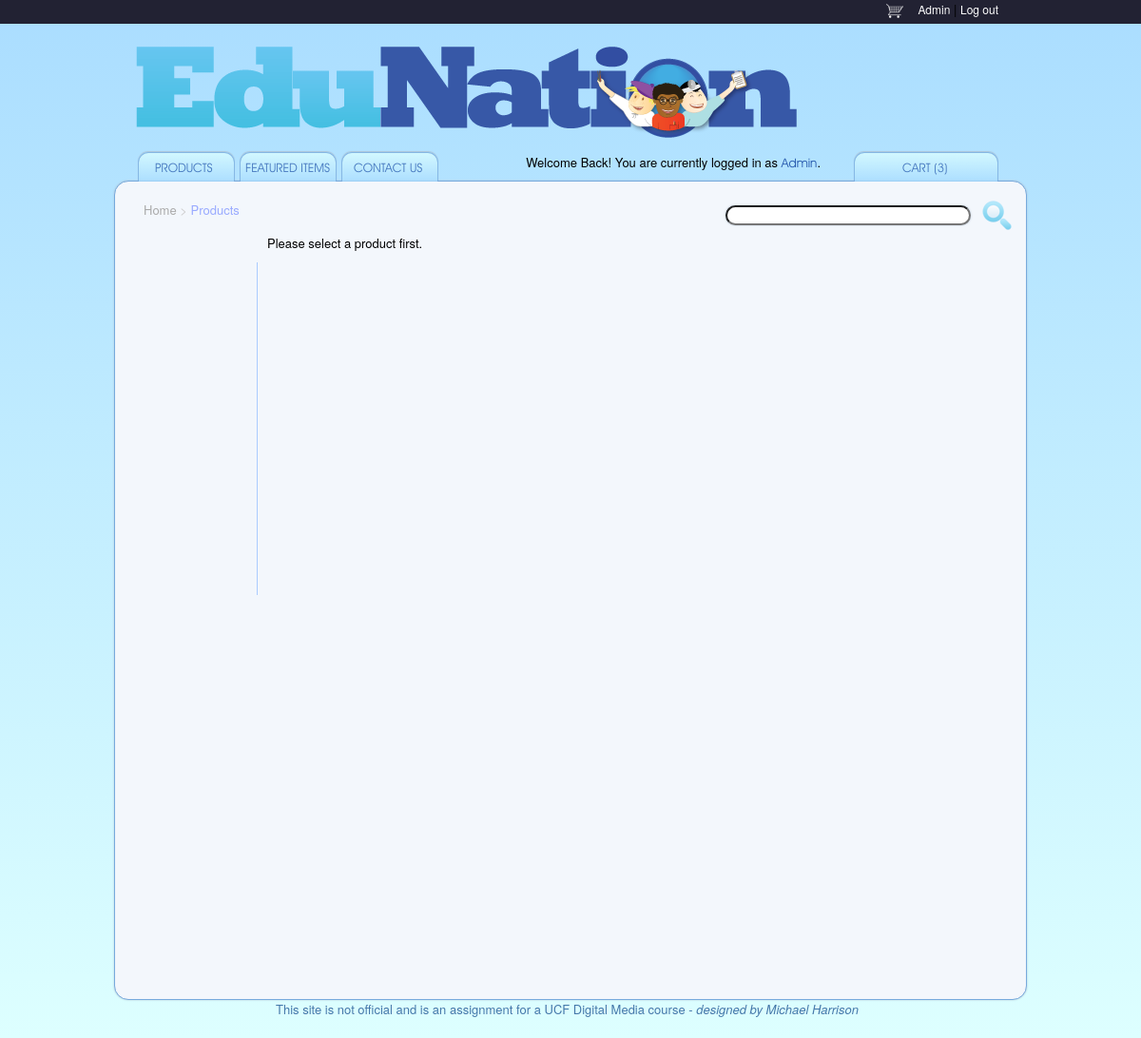
Page /product.php on the earlier database version.
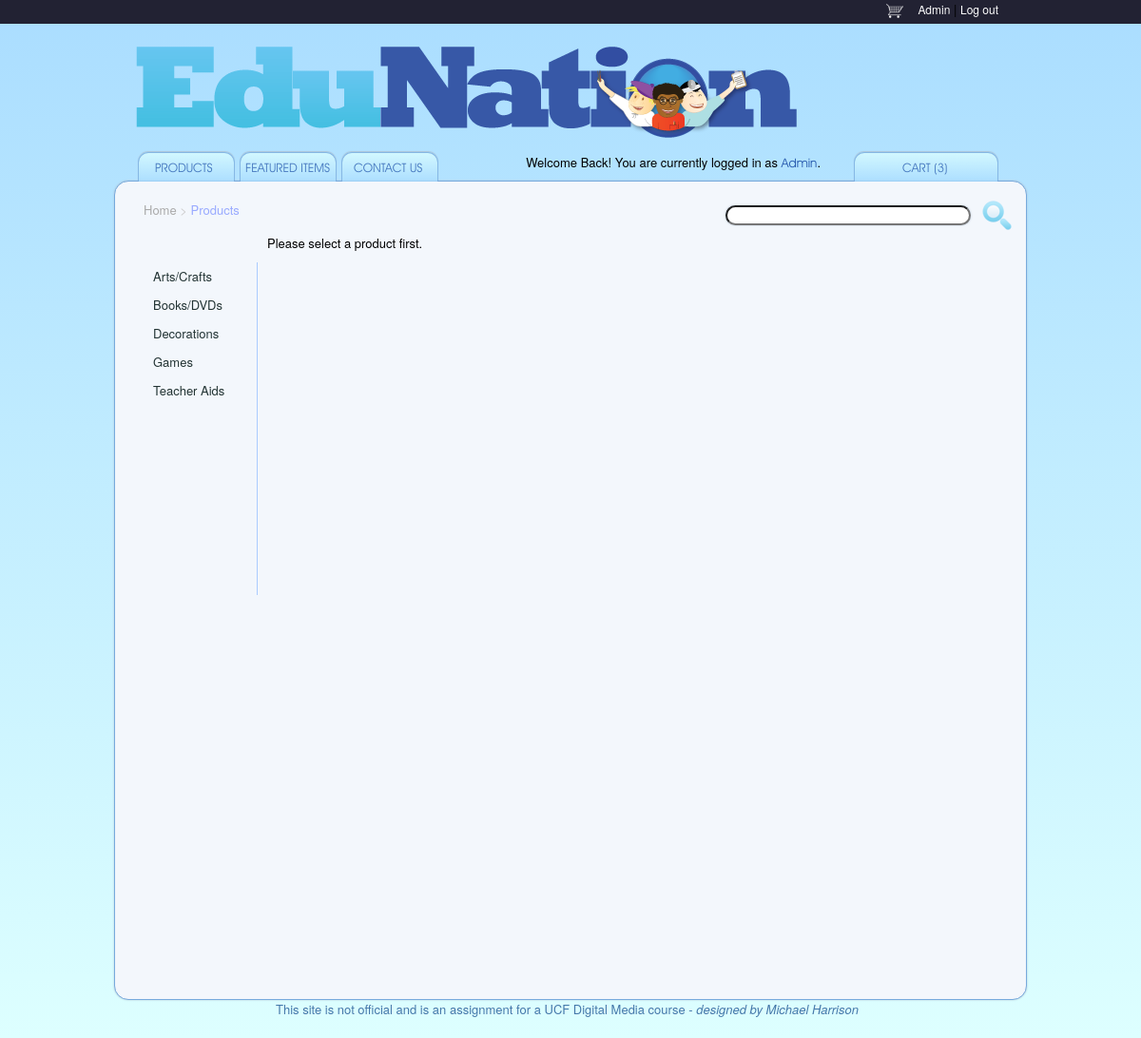
Same page on the later database version.
### tables this page shows
CREATE TABLE `categories` (
  `id` tinyint(3) unsigned NOT NULL AUTO_INCREMENT,
  `name` varchar(40) NOT NULL,
  `description` tinytext,
  `image` varchar(45) NOT NULL,
  PRIMARY KEY (`id`),
  UNIQUE KEY `type` (`name`)
);

### product.php (the view, shortened to what this page needs)
<?php
	include ('./includes/header.php');
	if (isset($_GET["product_id"])) {
		$productID = $_GET["product_id"];
	}
	else {
		$productID = null;
	}
?>
			<div id="home">
				<div class="grid_12">
				<p><a href="home.php">Home</a> &gt;
					<?php
						if ($productID) {
							echo '<a href="catalog.php">Products</a>';
							$result = mysqli_query ($dbc, "SELECT category_id,name FROM products WHERE id=$productID;");
							$row = mysqli_fetch_assoc($result);
							$productName = $row['name'];
							$categoryID = $row['category_id'];
							$result = mysqli_query ($dbc, "SELECT id,name FROM categories WHERE id=$categoryID;");
							$row = mysqli_fetch_assoc($result);
							$categoryName = $row['name'];
							$categoryID = $row['id'];
							echo ' &gt; <a href="catalog.php?category='.$categoryID.'">'.$categoryName.'</a>';
							echo ' &gt; <a class="current" href="product.php?product_id='.$productID.'">'.$productName.'</a>';
						}
						else {
							echo '<a class="current" href="catalog.php">Products</a>';
						}
					?>
				</p>
					<a href="#"><img class="search" src="img/search1.png" alt="search bar" /></a>
						<input class="search" type="text" />
				</div>
				<div class="grid_2">
					<div id="sidenav">
						<ul>
							<?php
							$result = mysqli_query ($dbc, "SELECT * FROM categories ORDER by name;");
							$categories_rows = array();
							while ($row = mysqli_fetch_array($result, MYSQLI_ASSOC))
							{
								array_push($categories_rows, $row);
								$categoryLink = '<a href="catalog.php?category='.$row['id'].'">';
								echo '<li>'.$categoryLink.$row['name'].'</a></li>';
							}
							?>
						</ul>
					</div>
				</div>
				<?php
					if (!$productID) {
						print "Please select a product first.";
					}
				?>
			</div>
<?php include ('./includes/footer.php'); ?>

### includes/header.php (shortened to what this page needs)
<?php
	require ('snippets.inc.php');
?>
<!DOCTYPE html PUBLIC "-//W3C//DTD XHTML 1.0 Strict//EN" "http://www.w3.org/TR/xhtml1/DTD/xhtml1-strict.dtd">
<html xmlns="http://www.w3.org/1999/xhtml">
	<head>
		<link rel="stylesheet" href="css/reset.css" />
		<link rel="stylesheet" href="css/text.css" />
		<link rel="stylesheet" href="css/960.css" />
   		<link rel="stylesheet" href="css/styles.css" />
		<link type="text/css" href="css/ui-lightness/jquery-ui-1.8.18.custom.css" rel="stylesheet" />
	</head>
<body>
<div id="topbar">
	<div class="container_12">
		<p><a href="#"><img src="img/shopping_cart_2 copy.png" alt="shopping cart" /></a><?php echo getUserNameLink(); ?> | <a href="#">Log out</a></p>
	</div>
</div>
	<div class="container_12">
		<div id="content">
			<div id="header">
				<div class="grid_10">
					<a href="home.php"><img src="img/EN_logo.png" alt="EduNation logo" /></a>
				</div>
					<div class="grid_5">
						<ul>
							<?php
							$pages = array (
								'PRODUCTS' => 'catalog.php',
								'FEATURED ITEMS' => 'featured.php',
								'CONTACT US' => 'contact.php'
							);
							$tabnum = 1;
							foreach ($pages as $k => $v) {
								echo '<li><div';
								echo ' class="tab'.$tabnum.'"';
								echo '><a href="' . $v . '">' . $k . '</a></div></li>
								';
								$tabnum++;
							}
							?>
						</ul>
					</div>
					<div class="grid_7">
						<ul class="right">
							<li>Welcome Back!  You are currently logged in as <?php echo getUserNameLink(); ?>.</li>
							<li><div class= "tab4"><a href="cart.php">CART (3)</a></div></li>
						</ul>
					</div>
			</div>

Differences in the rows shown:
now on this page (row edited): categories: name "Arts/Crafts"
now on this page (row edited): categories: name "Books/DVDs"
now on this page (row edited): categories: name "Decorations"
now on this page (row edited): categories: name "Games"
now on this page (row edited): categories: name "Teacher Aids"
